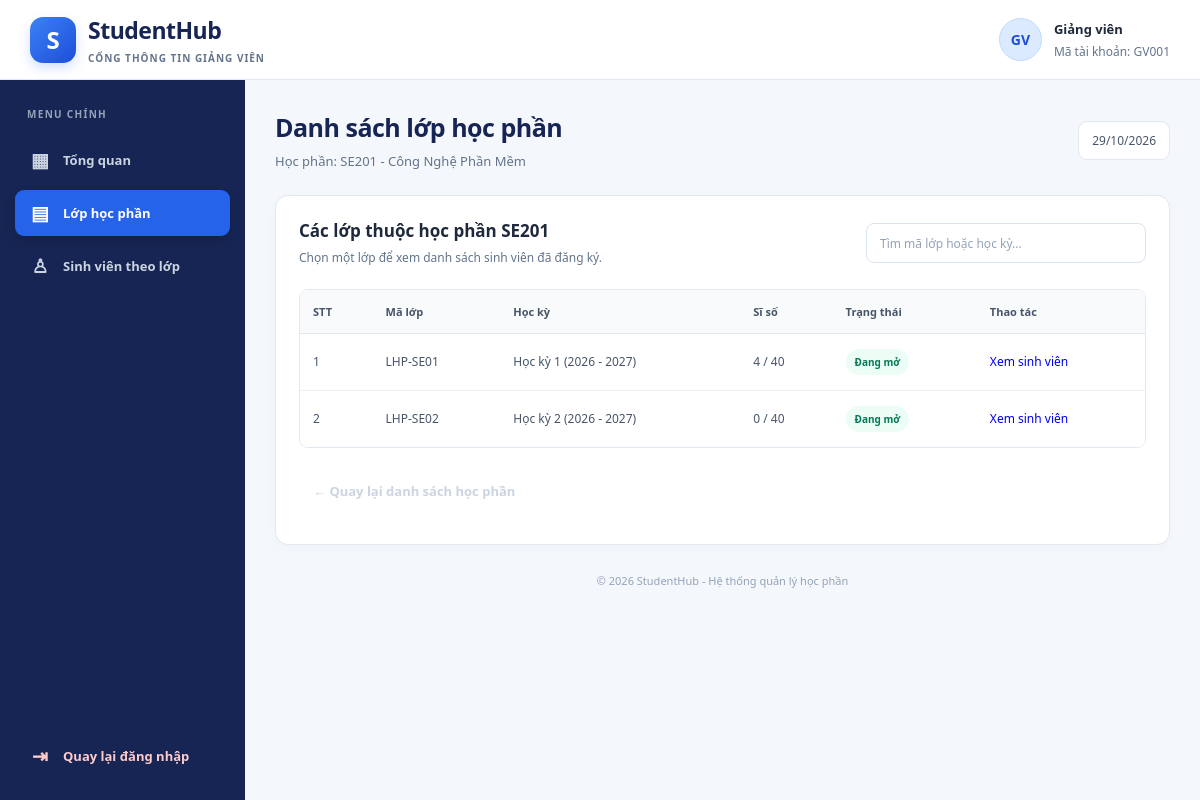
The page /app/Views/giangvien/lop_hoc_phan.php?hoc_phan_id=8 (signed in) on the database its author committed.
### tables this page shows
CREATE TABLE `hoc_phan` (
    `id` INT AUTO_INCREMENT PRIMARY KEY,
    `ma_hoc_phan` VARCHAR(20) NOT NULL,
    `ten_hoc_phan` VARCHAR(150) NOT NULL,
    `so_tin_chi` INT NOT NULL,
    `loai_hoc_phan` ENUM('dai_cuong', 'co_so_nganh', 'chuyen_nganh') NOT NULL DEFAULT 'co_so_nganh',
    `hoc_phan_tien_quyet_id` INT NULL,
    `mo_ta` TEXT NULL,
    `dieu_kien_tien_quyet` VARCHAR(255) NOT NULL DEFAULT 'Không có',
    `ngay_tao` DATETIME NOT NULL DEFAULT CURRENT_TIMESTAMP,
    CONSTRAINT `uc_hoc_phan_ma` UNIQUE (`ma_hoc_phan`),
    CONSTRAINT `chk_hoc_phan_tin_chi` CHECK (`so_tin_chi` > 0),
    CONSTRAINT `fk_hoc_phan_tien_quyet` FOREIGN KEY (`hoc_phan_tien_quyet_id`)
        REFERENCES `hoc_phan` (`id`) ON DELETE SET NULL ON UPDATE CASCADE
);

CREATE TABLE `lop_hoc_phan` (
    `id` INT AUTO_INCREMENT PRIMARY KEY,
    `ma_lop` VARCHAR(50) NOT NULL,
    `hoc_phan_id` INT NOT NULL,
    `hoc_ky_id` INT NOT NULL,
    `giang_vien_id` INT NULL,
    `si_so_toi_da` INT NOT NULL DEFAULT 40,
    `trang_thai` ENUM('mo', 'khoa') NOT NULL DEFAULT 'mo',
    `thoi_gian_mo_rieng` DATETIME NULL,
    `thoi_gian_dong_rieng` DATETIME NULL,
    `lich_hoc` VARCHAR(100) NULL,
    `phong_hoc` VARCHAR(100) NULL,
    `ngay_tao` DATETIME NOT NULL DEFAULT CURRENT_TIMESTAMP,
    CONSTRAINT `uc_lop_ma_lop` UNIQUE (`ma_lop`),
    CONSTRAINT `chk_lop_si_so` CHECK (`si_so_toi_da` > 0),
    CONSTRAINT `fk_lop_hoc_phan` FOREIGN KEY (`hoc_phan_id`)
        REFERENCES `hoc_phan` (`id`) ON DELETE RESTRICT ON UPDATE CASCADE,
    CONSTRAINT `fk_lop_hoc_ky` FOREIGN KEY (`hoc_ky_id`)
        REFERENCES `hoc_ky` (`id`) ON DELETE RESTRICT ON UPDATE CASCADE,
    CONSTRAINT `fk_lop_giang_vien` FOREIGN KEY (`giang_vien_id`)
        REFERENCES `nguoi_dung` (`id`) ON DELETE SET NULL ON UPDATE CASCADE
);

CREATE TABLE `hoc_ky` (
    `id` INT AUTO_INCREMENT PRIMARY KEY,
    `ten_hoc_ky` VARCHAR(100) NOT NULL,
    `ngay_bat_dau` DATE NOT NULL,
    `ngay_ket_thuc` DATE NOT NULL,
    `thoi_gian_mo_dk` DATETIME NOT NULL,
    `thoi_gian_dong_dk` DATETIME NOT NULL,
    `trang_thai_dang_ky` TINYINT(1) NOT NULL DEFAULT 1,
    `ngay_tao` DATETIME NOT NULL DEFAULT CURRENT_TIMESTAMP
);

### app/Views/giangvien/lop_hoc_phan.php (the view, shortened to what this page needs)
<?php
$username = $_SESSION['username'];
$tenGiangVien = $_SESSION['tenVaiTro'] ?? 'Giảng viên';
$host = 'localhost';
$dbname = 'studenthub';
$dbUser = 'root';
$dbPass = 'Quynh@24012006';
try {
    $pdo = new PDO(
        "mysql:host=$host;dbname=$dbname;charset=utf8mb4",
        $dbUser,
        $dbPass,
        [
            PDO::ATTR_ERRMODE => PDO::ERRMODE_EXCEPTION,
            PDO::ATTR_DEFAULT_FETCH_MODE => PDO::FETCH_ASSOC,
            PDO::ATTR_EMULATE_PREPARES => false
        ]
    );
} catch (PDOException $e) {
    error_log($e->getMessage());
    exit('Không thể kết nối cơ sở dữ liệu StudentHub.');
}
$hocPhanId = filter_input(INPUT_GET, 'hoc_phan_id', FILTER_VALIDATE_INT);
try {
    $currentLecturerId = (int)($_SESSION['user_id'] ?? $_SESSION['nguoi_dung_id'] ?? 0);
    $sqlHocPhan = "
        SELECT DISTINCT
            hp.id,
            hp.ma_hoc_phan,
            hp.ten_hoc_phan
        FROM hoc_phan hp
        INNER JOIN lop_hoc_phan lhp
            ON lhp.hoc_phan_id = hp.id
        WHERE hp.id = :hoc_phan_id
          AND lhp.giang_vien_id = :current_lecturer_id
        LIMIT 1
    ";
    $stmtHocPhan = $pdo->prepare($sqlHocPhan);
    $stmtHocPhan->execute([
        'hoc_phan_id' => $hocPhanId,
        'current_lecturer_id' => $currentLecturerId
    ]);
    $hocPhan = $stmtHocPhan->fetch();
    $sqlLop = "
        SELECT
            lhp.id,
            lhp.ma_lop,
            hk.ten_hoc_ky,
            lhp.si_so_toi_da,
            lhp.trang_thai,
            COUNT(
                DISTINCT CASE
                    WHEN dk.trang_thai = 'dang_ky'
                    THEN dk.sinh_vien_id
                END
            ) AS si_so_hien_tai
        FROM lop_hoc_phan lhp
        INNER JOIN hoc_ky hk
            ON hk.id = lhp.hoc_ky_id
        LEFT JOIN dang_ky_hoc dk
            ON dk.lop_hoc_phan_id = lhp.id
        WHERE lhp.hoc_phan_id = :hoc_phan_id
          AND lhp.giang_vien_id = :current_lecturer_id
        GROUP BY
            lhp.id,
            lhp.ma_lop,
            hk.ten_hoc_ky,
            lhp.si_so_toi_da,
            lhp.trang_thai
        ORDER BY lhp.ma_lop
    ";
    $stmtLop = $pdo->prepare($sqlLop);
    $stmtLop->execute([
        'hoc_phan_id' => $hocPhanId,
        'current_lecturer_id' => $currentLecturerId
    ]);
    $classes = $stmtLop->fetchAll();
} catch (PDOException $e) {
    error_log($e->getMessage());
    exit('Không thể tải danh sách lớp học phần. Vui lòng kiểm tra cấu trúc database.');
}
function e($value): string
{
    return htmlspecialchars(
        (string)($value ?? ''),
        ENT_QUOTES,
        'UTF-8'
    );
}
function trangThaiLop($status): string
{
    return match ($status) {
        'mo' => 'Đang mở',
        'khoa' => 'Đã khóa',
        default => (string)$status
    };
}
?>
<!DOCTYPE html>
<html lang="vi">
<head>
    <link rel="stylesheet" href="../../../assets/css/giangvien.css">
</head>
<body class="lecturer-page">
<header class="header">
    <div class="brand">
        <div class="brand-icon">S</div>
        <div>
            <h1>StudentHub</h1>
            <p>CỔNG THÔNG TIN GIẢNG VIÊN</p>
        </div>
    </div>
    <div class="user-info">
        <div class="avatar">GV</div>
        <div>
            <strong><?= e($tenGiangVien) ?></strong>
            <small>Mã tài khoản: <?= e($username) ?></small>
        </div>
    </div>
</header>
<div class="layout">
    <aside class="sidebar">
        <p class="menu-title">MENU CHÍNH</p>
        <a href="index.php" class="menu-item">
            <span>▦</span> Tổng quan
        </a>
        <a href="lop_hoc_phan.php?hoc_phan_id=<?= (int)$hocPhan['id'] ?>"
           class="menu-item active">
            <span>▤</span> Lớp học phần
        </a>
        <a href="index.php" class="menu-item">
            <span>♙</span> Sinh viên theo lớp
        </a>
        <div class="sidebar-bottom">
            <a href="../../../public/index.php"
               class="menu-item logout">
                <span>⇥</span> Quay lại đăng nhập
            </a>
        </div>
    </aside>
    <main class="main-content">
        <div class="page-heading">
            <div>
                <h2>Danh sách lớp học phần</h2>
                <p>
                    Học phần:
                    <?= e($hocPhan['ma_hoc_phan']) ?> -
                    <?= e($hocPhan['ten_hoc_phan']) ?>
                </p>
            </div>
            <span class="today" id="today"></span>
        </div>
        <section class="panel">
            <div class="panel-heading">
                <div>
                    <h3>
                        Các lớp thuộc học phần
                        <?= e($hocPhan['ma_hoc_phan']) ?>
                    </h3>
                    <p>Chọn một lớp để xem danh sách sinh viên đã đăng ký.</p>
                </div>
                <input
                    type="search"
                    id="searchClass"
                    placeholder="Tìm mã lớp hoặc học kỳ..."
                    aria-label="Tìm lớp học phần"
                >
            </div>
            <div class="table-wrapper">
                <table>
                    <thead>
                        <tr>
                            <th>STT</th>
                            <th>Mã lớp</th>
                            <th>Học kỳ</th>
                            <th>Sĩ số</th>
                            <th>Trạng thái</th>
                            <th>Thao tác</th>
                        </tr>
                    </thead>
                    <tbody id="classTable">
                    <?php if (empty($classes)): ?>
                        <tr>
                            <td colspan="6" class="empty">
                                Học phần này chưa có lớp học phần được phân công.
                            </td>
                        </tr>
                    <?php else: ?>
                        <?php foreach ($classes as $index => $class): ?>
                            <tr>
                                <td><?= $index + 1 ?></td>
                                <td><?= e($class['ma_lop']) ?></td>
                                <td><?= e($class['ten_hoc_ky']) ?></td>
                                <td>
                                    <?= (int)$class['si_so_hien_tai'] ?>
                                    /
                                    <?= (int)$class['si_so_toi_da'] ?>
                                </td>
                                <td>
                                    <span class="status">
                                        <?= e(trangThaiLop($class['trang_thai'])) ?>
                                    </span>
                                </td>
                                <td>
                                    <a href="sinh_vien.php?lop_id=<?= (int)$class['id'] ?>">
                                        Xem sinh viên
                                    </a>
                                </td>
                            </tr>
                        <?php endforeach; ?>
                    <?php endif; ?>
                    </tbody>
                </table>
            </div>
            <div style="margin-top: 20px;">
                <a href="index.php" class="menu-item">
                    ← Quay lại danh sách học phần
                </a>
            </div>
        </section>
        <footer>
            © 2026 StudentHub - Hệ thống quản lý học phần
        </footer>
    </main>
</div>
</body>
</html>

### rows shown on the page
hoc_phan: ma_hoc_phan "SE201", ten_hoc_phan "Công Nghệ Phần Mềm"
lop_hoc_phan: ma_lop "LHP-SE01", hoc_ky.ten_hoc_ky "Học kỳ 1 (2026 - 2027)", si_so_hien_tai "4", si_so_toi_da "40", trang_thai "Đang mở"
lop_hoc_phan: ma_lop "LHP-SE02", hoc_ky.ten_hoc_ky "Học kỳ 2 (2026 - 2027)", si_so_hien_tai "0", si_so_toi_da "40", trang_thai "Đang mở"

### other values the page prints
$tenGiangVien "Giảng viên"
$username "GV001"
